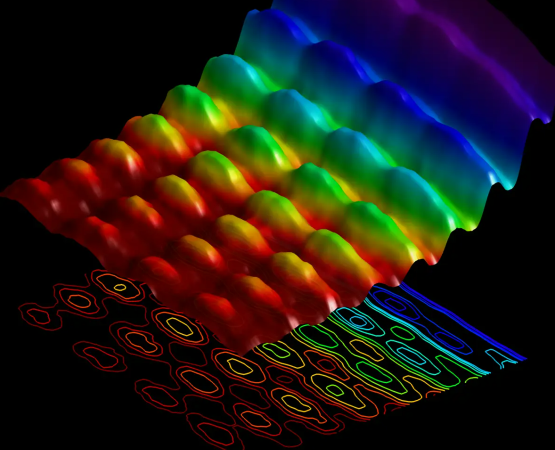
//> input picture images/light.png, 1109 x 899 px (shown at 1/2 size)
$ ./3_resize_rotate   (built with g++ and OpenCV 4)
//> lines starting //> are read from the running program, lines starting //| are printed output that depends on the picture; after the words box and inside, x2 and y2 are one past the last pixel; in counts of white or black regions, pixels touching at a corner belong together
// Resize and Rotate an image

#include <opencv2/opencv.hpp>
#include <iostream>
#include <string>

int main() {
    std::string inputPath = "D:/opencv-cpp/images/light.png";
    std::string outputPath = "D:/opencv-cpp/images/resize_rotated_image.png";

    cv::Mat image = cv::imread(inputPath, cv::IMREAD_COLOR);
//> image is the input picture: 899 rows x 1109 cols, CV_8UC3; mean B, G, R 22, 27.3, 33.3

    if (image.empty()) {
        std::cerr << "Error: Image not found at path: " << inputPath << std::endl;
        return -1;
    }

    int new_width = 500;
    int new_height = 500;

    cv::Mat new_image;
    cv::resize(image, new_image, cv::Size(new_width, new_height));
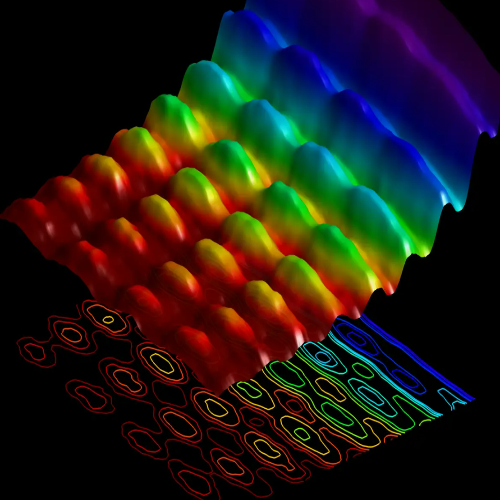
//> new_image: 500 rows x 500 cols, CV_8UC3; mean B, G, R 22, 27.3, 33.2
    cv::rotate(new_image, new_image, cv::ROTATE_90_CLOCKWISE);
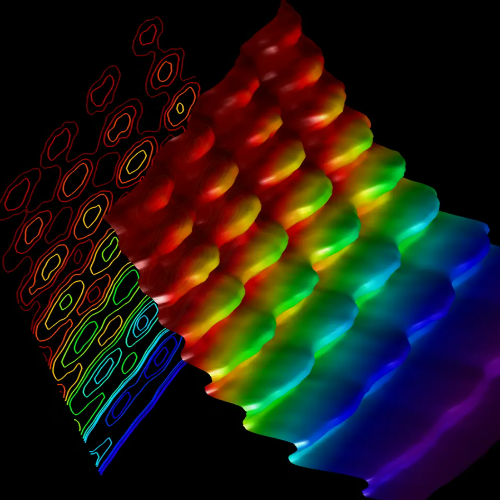
//> new_image: 500 rows x 500 cols, CV_8UC3; mean B, G, R 22, 27.3, 33.2
    cv::imshow("Original Image", image);
    cv::imshow("Resized and Rotated Image", new_image);
    cv::waitKey(0);
    cv::destroyAllWindows();

    bool success = cv::imwrite(outputPath, new_image);

    if (success) {
        std::cout << "Image saved successfully as: " << outputPath << std::endl;
    } else {
        std::cerr << "Error: Failed to save the image. Possible issues include invalid path or permissions." << std::endl;
        return -1;
    }
    return 0;
}
